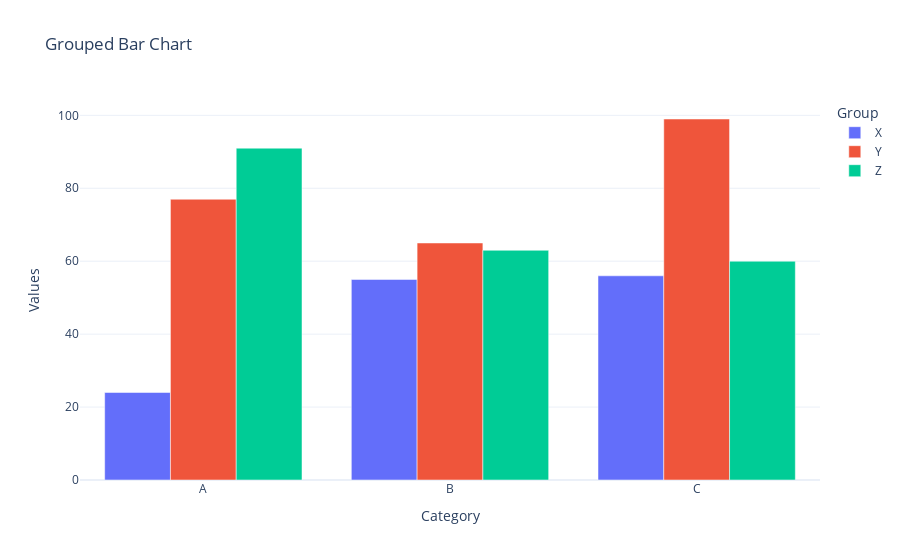

The notebook cell saved with this chart:
### Code cell
# Grouped bar chart
fig = px.bar(df_grouped, x='Category', y='Values', color='Group',
            barmode='group', title='Grouped Bar Chart')
fig.show()

### Figure 1 — Plotly figure (JSON) as saved in the notebook; plotly's stock layout.template omitted (floating-point values rounded to 4 significant figures)
{"data": [{"alignmentgroup": "True", "hovertemplate": "Group=X<br>Category=%{x}<br>Values=%{y}<extra></extra>", "legendgroup": "X", "marker": {"color": "#636efa", "pattern": {"shape": ""}}, "name": "X", "offsetgroup": "X", "orientation": "v", "showlegend": true, "textposition": "auto", "type": "bar", "x": ["A", "B", "C"], "xaxis": "x", "y": [24, 55, 56], "yaxis": "y"}, {"alignmentgroup": "True", "hovertemplate": "Group=Y<br>Category=%{x}<br>Values=%{y}<extra></extra>", "legendgroup": "Y", "marker": {"color": "#EF553B", "pattern": {"shape": ""}}, "name": "Y", "offsetgroup": "Y", "orientation": "v", "showlegend": true, "textposition": "auto", "type": "bar", "x": ["A", "B", "C"], "xaxis": "x", "y": [77, 65, 99], "yaxis": "y"}, {"alignmentgroup": "True", "hovertemplate": "Group=Z<br>Category=%{x}<br>Values=%{y}<extra></extra>", "legendgroup": "Z", "marker": {"color": "#00cc96", "pattern": {"shape": ""}}, "name": "Z", "offsetgroup": "Z", "orientation": "v", "showlegend": true, "textposition": "auto", "type": "bar", "x": ["A", "B", "C"], "xaxis": "x", "y": [91, 63, 60], "yaxis": "y"}], "layout": {"barmode": "group", "legend": {"title": {"text": "Group"}, "tracegroupgap": 0}, "title": {"text": "Grouped Bar Chart"}, "xaxis": {"anchor": "y", "domain": [0, 1], "title": {"text": "Category"}}, "yaxis": {"anchor": "x", "domain": [0, 1], "title": {"text": "Values"}}}}
